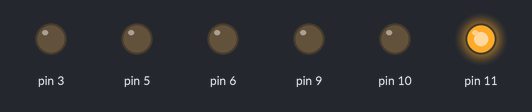
A sketch run on a simulated Arduino Uno, built with avr-gcc and run on an emulated ATmega328P. On the bench: output pins drawn as LEDs (lit = HIGH).

Above: at 0.12 s.
At 0.52 s:
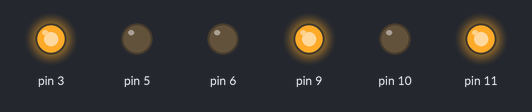
At 0.92 s:
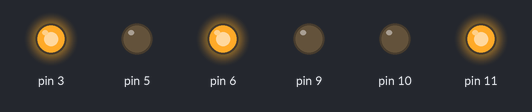
At 1.82 s:
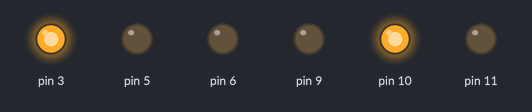
At 2.63 s:
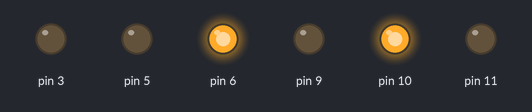
At 3.63 s:
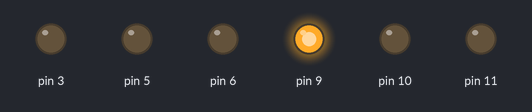
Timing chart, 0 to 3.9 s (numbered marks = the images above):
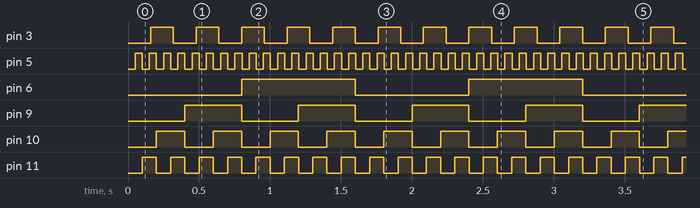

The sketch:

BlinkWithoutDelay_copy_20230310163614_copy_20230310163632.ino
```cpp
// constants won't change. Used here to set a pin number:
const int ledPin = LED_BUILTIN;  // the number of the LED pin

// Variables will change:
int ledState1 = LOW;  // ledState used to set the LED
int ledState2 = LOW;  // ledState used to set the LED
int ledState3 = LOW;  // ledState used to set the LED
int ledState4 = LOW;  // ledState used to set the LED
int ledState5 = LOW;  // ledState used to set the LED
int ledState6 = LOW;  // ledState used to set the LED

// Generally, you should use "const long" for variables that hold time
// The value will quickly become too large for an int to store
unsigned long previousMillis1 = 0;  // will store last time LED was updated
unsigned long previousMillis2 = 0;  // will store last time LED was updated
unsigned long previousMillis3 = 0;  // will store last time LED was updated
unsigned long previousMillis4 = 0;  // will store last time LED was updated
unsigned long previousMillis5 = 0;  // will store last time LED was updated
unsigned long previousMillis6 = 0;  // will store last time LED was updated

// constants won't change:
const long interval1 = 100000;  // interval at which to blink (milliseconds)
const long interval2 = 200000;  // interval at which to blink (milliseconds)
const long interval3 = 400000;  // interval at which to blink (milliseconds)
const long interval4 = 800000;  // interval at which to blink (milliseconds)
const long interval5 = 50000;  // interval at which to blink (milliseconds)
const long interval6 = 160000;  // interval at which to blink (milliseconds)

const long currentMillis = micros();


void setup() {
  // set the digital pin as output:
  pinMode(11, OUTPUT);
  pinMode(10, OUTPUT);
  pinMode(9, OUTPUT);
  pinMode(6, OUTPUT);
  pinMode(5, OUTPUT);
  pinMode(3, OUTPUT);
}

void loop() {

unsigned long time = micros();

  if (time - previousMillis1 >= interval1)  {
    // save the last time you blinked the LED
    previousMillis1 = time;

    // if the LED is off turn it on and vice-versa:
    if (ledState1 == LOW) {
      ledState1 = HIGH;
    } else {
      ledState1 = LOW;
    }

    // set the LED with the ledState of the variable:
    digitalWrite(11, ledState1);
  }

  if (time - previousMillis2 >= interval2)  {
    // save the last time you blinked the LED
    previousMillis2 = time;

    // if the LED is off turn it on and vice-versa:
    if (ledState2 == LOW) {
      ledState2 = HIGH;
    } else {
      ledState2 = LOW;
    }
    // set the LED with the ledState of the variable:
    digitalWrite(10, ledState2);
  }

  if (time - previousMillis3 >= interval3)  {
    // save the last time you blinked the LED
    previousMillis3 = time;

    // if the LED is off turn it on and vice-versa:
    if (ledState3 == LOW) {
      ledState3 = HIGH;
    } else {
      ledState3 = LOW;
    }

    // set the LED with the ledState of the variable:
    digitalWrite(9, ledState3);
  }

  if (time - previousMillis4 >= interval4)  {
    // save the last time you blinked the LED
    previousMillis4 = time;

    // if the LED is off turn it on and vice-versa:
    if (ledState4 == LOW) {
      ledState4 = HIGH;
    } else {
      ledState4 = LOW;
    }

    // set the LED with the ledState of the variable:
    digitalWrite(6, ledState4);
  }

  if (time - previousMillis5 >= interval5)  {
    // save the last time you blinked the LED
    previousMillis5 = time;

    // if the LED is off turn it on and vice-versa:
    if (ledState5 == LOW) {
      ledState5 = HIGH;
    } else {
      ledState5 = LOW;
    }

    // set the LED with the ledState of the variable:
    digitalWrite(5, ledState5);
  }

  if (time - previousMillis6 >= interval6)  {
    // save the last time you blinked the LED
    previousMillis6 = time;

    // if the LED is off turn it on and vice-versa:
    if (ledState6 == LOW) {
      ledState6 = HIGH;
    } else {
      ledState6 = LOW;
    }

    // set the LED with the ledState of the variable:
    digitalWrite(3, ledState6);
  }
}
```

Measured:
- by itself, pin 3: alternates HIGH for 0.16 s and LOW for 0.16 s
- by itself, pin 5: alternates HIGH for 0.05 s and LOW for 0.05 s
- by itself, pin 6: alternates HIGH for 0.80 s and LOW for 0.80 s
- by itself, pin 9: alternates HIGH for 0.40 s and LOW for 0.40 s
- by itself, pin 10: alternates HIGH for 0.20 s and LOW for 0.20 s
- by itself, pin 11: alternates HIGH for 0.10 s and LOW for 0.10 s
